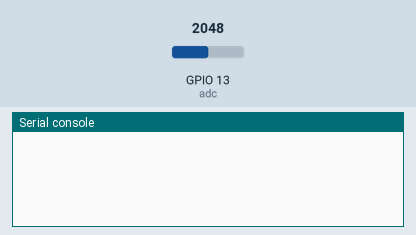
The program below on a simulated ESP32 board running MicroPython. On the bench: the last lines printed to the serial console. Inputs (shaded band) come from the test bench; at power-on: GPIO 13 (adc) = 2048 (analog values on the 0–4095 scale).

Above: at 1.2 s.
1.3 s: GPIO 13 (adc) set to 2866
At 2.9 s:
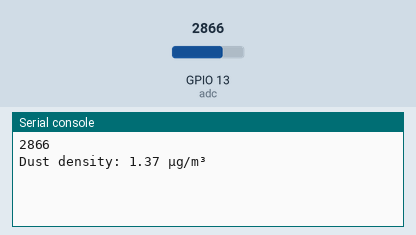
9.3 s: GPIO 13 (adc) set to 3603
At 17.2 s:
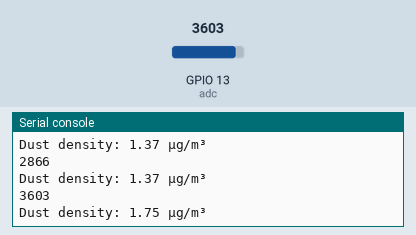

The program:

reading_sharp_dust_sensor.py
```python
from machine import Pin, ADC
from utime import sleep, sleep_us
import machine
import time

samplingTime = 280 #original 280
deltaTime = 40
sleepTime = 9680
# Define the ADC pin for the dust sensor
adc = machine.ADC(machine.Pin(13))
LedPower = Pin(27)
while True:
    LedPower.on
    sleep_us(samplingTime)
    time.sleep(2)
    # Read the ADC value from the dust sensor
    dust_sensor_value = adc.read()

    #sleep_us(deltaTime)
    LedPower.off
    #sleep_us(sleepTime)
    print(dust_sensor_value)

    # Convert the ADC value to voltage
    voltage = dust_sensor_value * 3.3 / 1095

    # Calculate the dust density (in μg/m³) using the formula from the datasheet
    dust_density = 0.17 * voltage - 0.1

    # Print the dust density value
    print("Dust density: {:.2f} μg/m³".format(dust_density))

    # Wait for 5 seconds before taking another reading
    time.sleep(5)
```

Measured:
- after the input at 1.3 s, the serial console: prints a new line after 0.70 s (image 1)
- after the input at 9.3 s, the serial console: prints a new line after 6.7 s (image 2)
